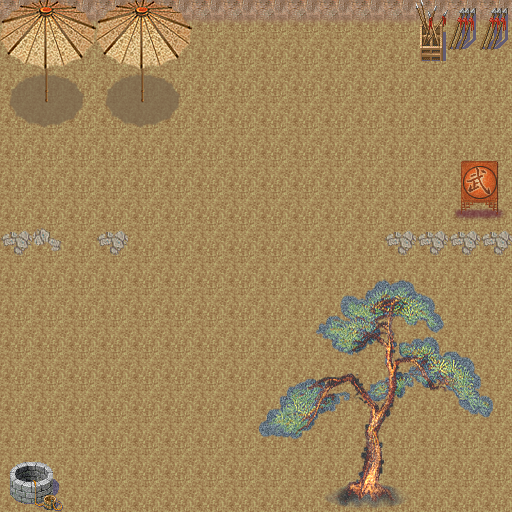

The image is a tile-based game level rendered from a .tmx file. Its description and complete source (layers, tilesets, objects, tile grids) follow:
An orthogonal 16x16 tile map with 32x32 px tiles, 4 tile layers (floor, wall, obj, cover), 2 tilesets.

<map version="1.0" orientation="orthogonal" renderorder="right-down" width="16" height="16" tilewidth="32" tileheight="32" nextobjectid="3">
 <tileset firstgid="1" name="Old_1" tilewidth="32" tileheight="32" tilecount="1744" columns="8">
  <image source="Old_1.png" width="256" height="7000" />
 </tileset>
 <tileset firstgid="1745" name="Old" tilewidth="32" tileheight="32" tilecount="1736" columns="8">
  <image source="Old.png" width="256" height="6963" />
 </tileset>
 <layer name="floor" width="16" height="16">
  <data encoding="csv">
191,191,191,191,191,191,191,191,191,191,191,191,191,191,191,191,
191,191,191,191,191,191,191,191,191,191,191,191,191,191,191,191,
191,191,191,191,191,191,191,191,191,191,191,191,191,191,191,191,
191,191,191,191,191,191,191,191,191,191,191,191,191,191,191,191,
191,191,191,191,191,191,191,191,191,191,191,191,191,191,191,191,
191,191,191,191,191,191,191,191,191,191,191,191,191,191,191,191,
191,191,191,191,191,191,191,191,191,191,191,191,191,191,191,191,
191,191,191,191,191,191,191,191,191,191,191,191,191,191,191,191,
191,191,191,191,191,191,191,191,191,191,191,191,191,191,191,191,
191,191,191,191,191,191,191,191,191,191,191,191,191,191,191,191,
191,191,191,191,191,191,191,191,191,191,191,191,191,191,191,191,
191,191,191,191,191,191,191,191,191,191,191,191,191,191,191,191,
191,191,191,191,191,191,191,191,191,191,191,191,191,191,191,191,
191,191,191,191,191,191,191,191,191,191,191,191,191,191,191,191,
191,191,191,191,191,191,191,191,191,191,191,191,191,191,191,191,
191,191,191,191,191,191,191,191,191,191,191,191,191,191,191,191
</data>
 </layer>
 <layer name="wall" width="16" height="16">
  <data encoding="csv">
197,197,197,197,197,197,197,197,197,197,197,197,197,197,197,197,
0,0,0,0,0,0,0,0,0,0,0,0,0,0,0,0,
0,0,0,0,0,0,0,0,0,0,0,0,0,0,0,0,
0,0,0,0,0,0,0,0,0,0,0,0,0,0,0,0,
0,0,0,0,0,0,0,0,0,0,0,0,0,0,0,0,
0,0,0,0,0,0,0,0,0,0,0,0,0,0,0,0,
0,0,0,0,0,0,0,0,0,0,0,0,0,0,0,0,
99,98,0,99,0,0,0,0,0,0,0,0,99,99,99,99,
0,0,0,0,0,0,0,0,0,0,0,0,0,0,0,0,
0,0,0,0,0,0,0,0,0,0,0,0,0,0,0,0,
0,0,0,0,0,0,0,0,0,0,0,0,0,0,0,0,
0,0,0,0,0,0,0,0,0,0,0,0,0,0,0,0,
0,0,0,0,0,0,0,0,0,0,0,0,0,0,0,0,
0,0,0,0,0,0,0,0,0,0,0,0,0,0,0,0,
105,106,0,0,0,0,0,0,0,0,0,0,0,0,0,0,
113,114,0,0,0,0,0,0,0,0,0,0,0,0,0,0
</data>
 </layer>
 <layer name="obj" width="16" height="16">
  <data encoding="csv">
777,778,779,777,778,779,0,0,0,0,0,0,0,1941,1960,1960,
785,786,787,785,786,787,0,0,0,0,0,0,0,1949,1968,1968,
793,794,795,793,794,795,0,0,0,0,0,0,0,0,0,0,
801,802,803,801,802,803,0,0,0,0,0,0,0,0,0,0,
0,0,0,0,0,0,0,0,0,0,0,0,0,0,0,0,
0,0,0,0,0,0,0,0,0,0,0,0,0,0,1729,1730,
0,0,0,0,0,0,0,0,0,0,0,0,0,0,1737,1738,
0,0,0,0,0,0,0,0,0,0,0,0,0,0,0,0,
0,0,0,0,0,0,0,0,0,0,0,0,0,0,0,0,
0,0,0,0,0,0,0,0,0,0,0,0,0,0,0,0,
0,0,0,0,0,0,0,0,0,0,0,0,0,0,0,0,
0,0,0,0,0,0,0,0,0,0,0,0,0,0,0,0,
0,0,0,0,0,0,0,0,0,0,0,0,0,0,0,0,
0,0,0,0,0,0,0,0,0,0,0,0,0,0,0,0,
0,0,0,0,0,0,0,0,0,0,0,0,0,0,0,0,
0,0,0,0,0,0,0,0,0,0,0,0,0,0,0,0
</data>
 </layer>
 <layer name="cover" width="16" height="16">
  <data encoding="csv">
0,0,0,0,0,0,0,0,0,0,0,0,0,0,0,0,
0,0,0,0,0,0,0,0,0,0,0,0,0,0,0,0,
0,0,0,0,0,0,0,0,0,0,0,0,0,0,0,0,
0,0,0,0,0,0,0,0,0,0,0,0,0,0,0,0,
0,0,0,0,0,0,0,0,0,0,0,0,0,0,0,0,
0,0,0,0,0,0,0,0,0,0,0,0,0,0,0,0,
0,0,0,0,0,0,0,0,0,0,0,0,0,0,0,0,
0,0,0,0,0,0,0,0,0,0,0,0,0,0,0,0,
0,0,0,0,0,0,0,0,1609,1610,1611,1612,1613,1614,1615,1616,
0,0,0,0,0,0,0,0,1617,1618,1619,1620,1621,1622,1623,1624,
0,0,0,0,0,0,0,0,1625,1626,1627,1628,1629,1630,1631,1632,
0,0,0,0,0,0,0,0,1633,1634,1635,1636,1637,1638,1639,1640,
0,0,0,0,0,0,0,0,1641,1642,1643,1644,1645,1646,1647,1648,
0,0,0,0,0,0,0,0,1649,1650,1651,1652,1653,1654,1655,1656,
0,0,0,0,0,0,0,0,1657,1658,1659,1660,1661,1662,1663,1664,
0,115,0,0,0,0,0,0,1665,1666,1667,1668,1669,1670,1671,1672
</data>
 </layer>
 <objectgroup name="objs" />
</map>
